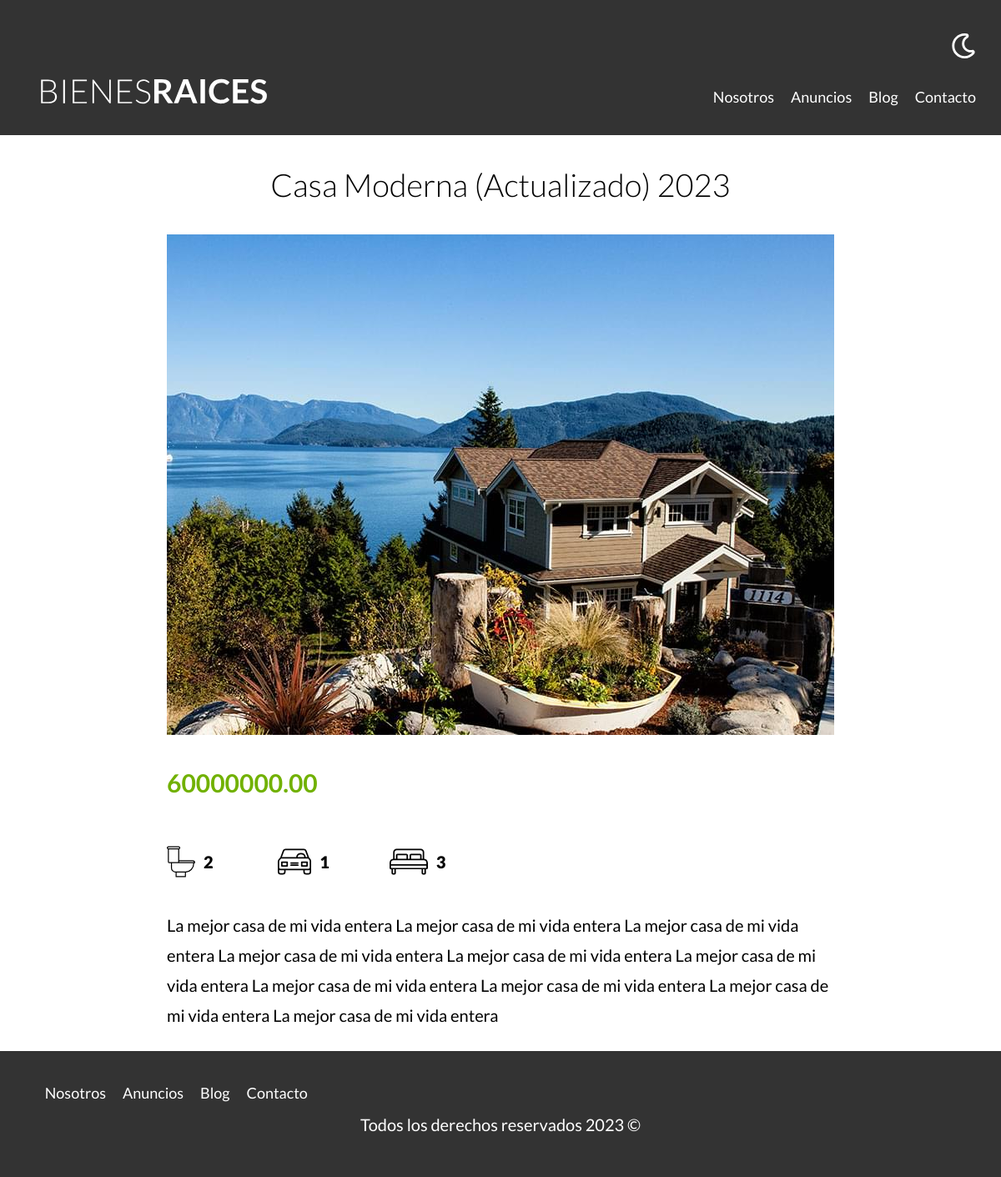
Page /propiedad?id=25 on the committed database.
### tables this page shows
CREATE TABLE `propiedades` (
  `id` int NOT NULL AUTO_INCREMENT,
  `titulo` varchar(45) DEFAULT NULL,
  `precio` decimal(10,2) DEFAULT NULL,
  `descripcion` longtext,
  `imagen` varchar(200) DEFAULT NULL,
  `habitaciones` int DEFAULT NULL,
  `estacionamiento` int DEFAULT NULL,
  `wc` int DEFAULT NULL,
  `creado` date DEFAULT NULL,
  `vendedoresId` int NOT NULL,
  PRIMARY KEY (`id`),
  KEY `fk_propiedades_vendedores_idx` (`vendedoresId`),
  CONSTRAINT `fk_propiedades_vendedores` FOREIGN KEY (`vendedoresId`) REFERENCES `vendedores` (`id`)
);

### controller/paginasController.php (called while the page is built, shortened)
<?php
class PaginasController{
    public static function propiedad( Router $router){
        $id = \validarORedireccionar('/');
        $propiedad = Propiedad::find($id);
        $router->render('/paginas/propiedad', [
            'propiedad' => $propiedad
        ]);
    }
}

### public/index.php (called while the page is built, shortened)
<?php
$router = new Router;
$router->get('/admin', [PropiedadController::class, 'index']);
$router->get('/propiedades/crear', [PropiedadController::class, 'crear']);
$router->post('/propiedades/crear', [PropiedadController::class, 'crear']);
$router->get('/propiedades/actualizar', [PropiedadController::class, 'actualizar']);
$router->post('/propiedades/actualizar', [PropiedadController::class, 'actualizar']);
$router->post('/propiedades/eliminar', [PropiedadController::class, 'eliminar']);
$router->get('/vendedores/crear', [VendedorController::class, 'crear']);
$router->post('/vendedores/crear', [VendedorController::class, 'crear']);
$router->get('/vendedores/actualizar', [VendedorController::class, 'actualizar']);
$router->post('/vendedores/actualizar', [VendedorController::class, 'actualizar']);
$router->post('/vendedores/eliminar', [VendedorController::class, 'eliminar']);
$router->get('/blogs/crear', [BlogController::class, 'crear']);
$router->post('/blogs/crear', [BlogController::class, 'crear']);
$router->get('/blogs/actualizar', [BlogController::class, 'actualizar']);
$router->post('/blogs/actualizar', [BlogController::class, 'actualizar']);
$router->post('/blogs/eliminar', [BlogController::class, 'eliminar']);
$router->get('/', [PaginasController::class, 'index']);
$router->get('/nosotros', [PaginasController::class, 'nosotros']);
$router->get('/propiedades', [PaginasController::class, 'propiedades']);
$router->get('/propiedad', [PaginasController::class, 'propiedad']);
$router->get('/blog', [PaginasController::class, 'blog']);
$router->get('/entrada', [PaginasController::class, 'entrada']);
$router->get('/contacto', [PaginasController::class, 'contacto']);
$router->post('/contacto', [PaginasController::class, 'contacto']);
$router->get('/login', [LoginController::class, 'login']);
$router->post('/login', [LoginController::class, 'login']);
$router->get('/logout', [LoginController::class, 'logout']);
$router->comprobarRutas();

### includes/funciones.php (called while the page is built, shortened)
<?php
function validarORedireccionar(string $url){
    $id = $_GET['id'];
    $id = filter_var($id, FILTER_VALIDATE_INT);
    return $id;
}

### models/activeRecord.php (called while the page is built, shortened)
<?php
class ActiveRecord{
    protected static $db;
    protected static $tabla = '';
    public static function setDB($database){
        self::$db = $database;
    }
    public static function find($id){
        $consulta = "SELECT * FROM " . static::$tabla . " WHERE id = $id;";
        $resultado = self::consultarSQL($consulta);
        return array_shift($resultado);
    }
    public static function consultarSQL($query){
        $resultado = self::$db->query($query);
        $array = [];
        while($registro = $resultado->fetch_assoc()){
            $array[] = static::crearObjeto($registro);
        }
        return $array;
    }
    protected static function crearObjeto($registro){
        $objeto = new static;
        foreach($registro as $key=> $value){
            if(property_exists($objeto, $key)){
                $objeto->$key = $value;
            }
        }
        return $objeto;
    }
}

### views/paginas/propiedad.php (the view)
<main class="contenedor seccion contenido-centrado">
    <h1><?php echo $propiedad->titulo; ?></h1>
        <img loading="lazy" src="imagenes/<?php echo $propiedad->imagen;?>" alt="imagen de la propiedad">
    <div class="resumen-propiedad">
        <p class="precio"><?php echo $propiedad->precio; ?></p>
        <ul class="iconos-caracteristicas">
            <li>
                <img class="icono" loading="lazy" src="build/img/icono_wc.svg" alt="icono wc">
                <p><?php echo $propiedad->wc ?></p>
                    </li>
            <li>
                <img class="icono" loading="lazy" src="build/img/icono_estacionamiento.svg" alt="icono estacionamiento">
                <p><?php echo $propiedad->estacionamiento; ?></p>
            </li>
            <li>
                <img class="icono" loading="lazy" src="build/img/icono_dormitorio.svg" alt="icono habitaciones">
                <p><?php echo $propiedad->habitaciones; ?></p>
            </li>
        </ul>
        <p>
            <?php echo $propiedad->descripcion; ?>
        </p>
    </div>
</main>

### Router.php (shortened to what this page needs)
<?php
class Router{
    public $rutasGET = [];
    public $rutasPOST = [];
    function get($url, $fn){
        $this->rutasGET[$url] = $fn;
    }
    function post($url, $fn){
        $this->rutasPOST[$url] = $fn;
    }
    function comprobarRutas(){
        $currentUrl = strtok($_SERVER['REQUEST_URI'], '?') ?? '/';
        $method = $_SERVER['REQUEST_METHOD'];
        if($method === 'GET'){
            $fn = $this->rutasGET[$currentUrl] ?? null;
        }else{
            $fn = $this->rutasPOST[$currentUrl] ?? null;
        }
        if($fn){
            call_user_func($fn, $this);
        }else{
            echo 'Página no encontrada';
        }
    }
    public function render($view, $datos = []){
        include_once __DIR__ . "/views/$view.php";
        $contenido = ob_get_clean();
        include_once __DIR__ . "/views/layout.php";
    }
}

### views/layout.php (shortened to what this page needs)
<?php
if(!isset($inicio)){
    $inicio = false;
}
?>
<!DOCTYPE html>
<html lang="en">
<head>
    <link rel="stylesheet" href="../build/css/app.css">
</head>
<body>
    <header class="header <?php echo $inicio ? 'inicio' : ''; ?>">
        <div class="contenedor contenido-header">
            <div class="barra">
                <a href="/">
                    <img src="/build/img/logo.svg" alt="Logo tipo de Bienes raices">
                </a>
                <div class="derecha">
                    <img class="dark-mode-boton" src="/build/img/dark-mode.svg" alt="boton dark">
                    <nav class="navegacion mostrar">
                        <a href="/nosotros">Nosotros</a>
                        <a href="/propiedades">Anuncios</a>
                        <a href="/blog">Blog</a>
                        <a href="/contacto">Contacto</a>
                    </nav>
                </div>
            </div>
        </div>
    </header>
    <?php echo $contenido; ?>
    <footer class="footer seccion">
        <div class="contenedor contenedor-footer">
            <nav class="navegacion">
                <a href="/nosotros">Nosotros</a>
                <a href="/propiedades">Anuncios</a>
                <a href="/blog">Blog</a>
                <a href="/contacto">Contacto</a>
            </nav>
        </div>
        <p class="copyright">Todos los derechos reservados <?php echo $año = date('Y'); ?> &copy;</p>
    </footer>
</body>
</html>

### public/build/css/app.css (style rules this page uses)
html { -webkit-text-size-adjust:100%;line-height:1.15 }
body { margin:0 }
main { display:block }
h1 { font-size:2em;margin:.67em 0 }
a { background-color:transparent }
img { border-style:none }
html { box-sizing:border-box;font-size:62.5% }
*,:after,:before { box-sizing:inherit }
body { font-family:Lato,sans-serif;font-size:1.6rem;line-height:1.8 }
p { color:#000;font-size:2rem }
.contenedor { margin:0 auto;max-width:120rem;width:95% }
a { text-decoration:none }
img,picture { display:block;width:100% }
h1,h2,h3 { font-family:Lato,sans-serif;font-weight:300;margin:2.5rem 0;text-align:center }
h1 { font-size:3.8rem }
.seccion { margin-bottom:2.5rem;margin-top:2.5rem }
.contenido-centrado { max-width:80rem }
.footer { background-color:#333;margin-bottom:0;padding:2.5rem }
.footer .navegacion { opacity:1;visibility:visible }
.footer .contenedor-footer { margin-top:2.5rem }
.footer .copyright { color:#fff;text-align:center }
.header { background-color:#333;padding:1rem 0 3rem }
.icono { text-align:center }
.derecha { align-items:center;display:flex;flex-direction:column }
@media (min-width:768px) { .derecha { align-items:flex-end;margin-top:0 } }
.derecha .dark-mode-boton { filter:invert(100%);margin-bottom:3rem;margin-top:3rem;width:3rem }
.barra { align-items:center;display:flex;flex-direction:column;padding-top:3rem }
@media (min-width:768px) { .barra { align-items:flex-end;flex-direction:row;justify-content:space-between;padding-top:0 } }
.navegacion { height:0;opacity:0;transition:visibility .3s ease-in-out,opacity .5s linear,height .5s linear;visibility:hidden }
@media (min-width:768px) { .navegacion { align-items:center;display:flex;opacity:1;visibility:visible } }
.navegacion a { color:#fff;display:block;font-size:2.2rem;text-align:center;text-decoration:none }
@media (min-width:768px) { .navegacion a { font-size:1.8rem;margin-right:2rem } }
@media (min-width:768px) { .navegacion a:last-of-type { margin-right:0 } }
.mostrar { height:auto;opacity:1;visibility:visible }
.precio { color:#71b100;font-size:3rem;font-weight:700 }
.iconos-caracteristicas { display:flex;list-style:none;max-width:40rem;padding:0 }
.iconos-caracteristicas li { display:flex;flex:1 }
.iconos-caracteristicas li img { flex:0 0 3rem;margin-right:1rem }
.iconos-caracteristicas li p { font-weight:900 }

### rows in the picture
propiedades: titulo "Casa Moderna (Actualizado) 2023", imagen (picture), precio "60000000.00", wc "2", estacionamiento "1", habitaciones "3", descripcion "La mejor casa de mi vida entera La mejor casa de mi vida entera La mejor casa de mi vida entera La mejor casa de mi vida entera La mejor casa de mi vida entera La mejor casa de mi vida entera La mejor casa de mi vida entera La mejor casa de mi vida entera La mejor casa de mi vida entera La mejor casa de mi vida entera"
